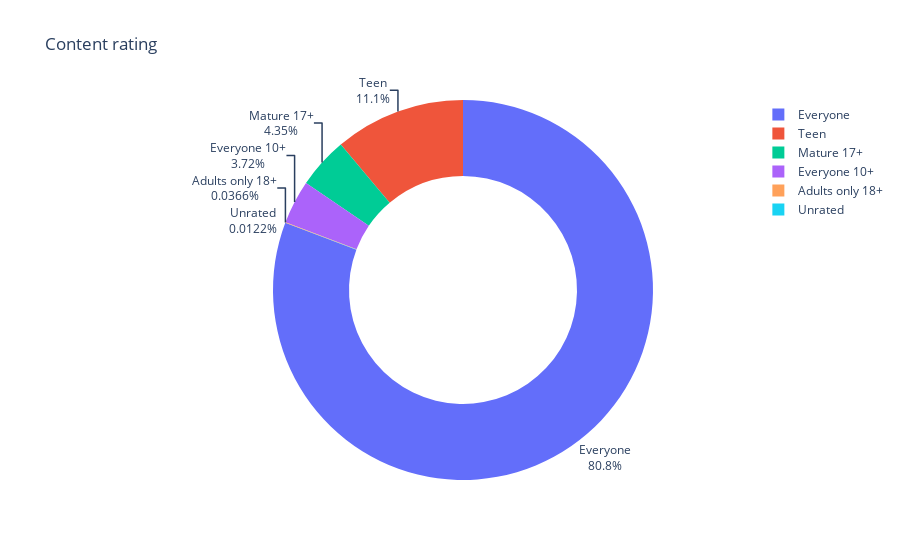

Notebook code for this chart:
### Code cell
fig = px.pie(labels=ratings.index, values=ratings.values, title="Content rating", names=ratings.index, hole=0.6,)
fig.update_traces(textposition='outside', textinfo='percent+label')
fig.show()

### Figure 1 — Plotly figure (JSON) as saved in the notebook; plotly's stock layout.template omitted (floating-point values rounded to 4 significant figures)
{"data": [{"domain": {"x": [0, 1], "y": [0, 1]}, "hole": 0.6, "hovertemplate": "label=%{label}<br>value=%{value}<extra></extra>", "labels": ["Everyone", "Teen", "Mature 17+", "Everyone 10+", "Adults only 18+", "Unrated"], "legendgroup": "", "name": "", "showlegend": true, "textinfo": "percent+label", "textposition": "outside", "type": "pie", "values": [6621, 912, 357, 305, 3, 1]}], "layout": {"legend": {"tracegroupgap": 0}, "title": {"text": "Content rating"}}}
